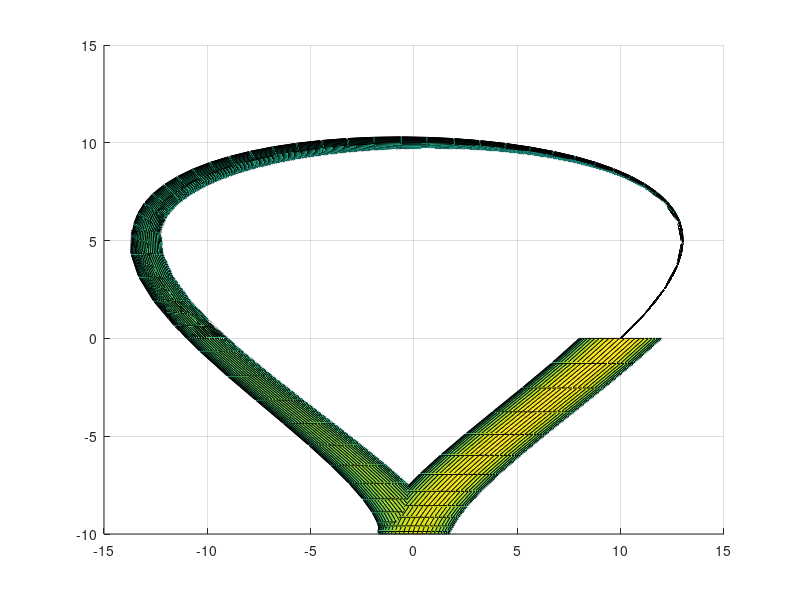

Write MATLAB code to recreate this figure.
grid on

x = linspace(0, 3.14, 100);
y = sin(x);
a = [1:100];

%plot(x, y.*a);

t = linspace(0, 50, 100)
x = t .* cos(t);
y = t .* sin(t);

hold on
% hold off
%polar(t, x)
%polar(t, y)
%polar(t, sin(4 * t))
p = 0.5;
%comet(x, y, p)
%bar(x);
%hist(x);
hold off
%plot3(x, y, t);
[X, Y] = meshgrid([-3:0.25:3], [-3:0.25:3]);
Z = sin(X) .* sin(Y);

%{
colormap(bone)
shading flat
subplot(2, 3, 1);
mesh(X, Y, Z);
title('Pidger')
xlabel('Chin chopa Hook Shopa')
ylabel('Dobryak Duf')
zlabel('Pudge s basherom')

subplot(2, 3, 5);
surf(X, Y, Z);
title('Bucher')
xlabel('Buchka')
ylabel('Rudge')
zlabel('Paidger')

subplot(2, 3, 3);
surfl(X, Y, Z);
title('Al Padgino')
xlabel('Hooker')
ylabel('Pidgak')
zlabel('Pudge s momom')

alpha(0)
view(45, 45)
%}

%{
u = linspace(0, 2 * pi, 40);
v = linspace(0, 2 * pi, 20);
[U, V] = meshgrid(u, v);

x = (5 + 2 * cos(V)) .* cos(U);
y = (5 + 2 * cos(V)) .* sin(U);
z = 2 .* sin(V);

surf(x, y, z)
axis([-10 10 -10 10 -10 10])
%}

%{
u = linspace(0, 2 * pi, 50);
v = linspace(-0.1, 0.1, 50);
[U, V] = meshgrid(u, v);

x = cos(U) + V .* cos(U / 2) .* cos(U);
y = sin(U) + V .* cos(U / 2) .* sin(U);
z = V * sin(U / 2);

surf(x, y, z)
%}

hold on
a = 10; b = 10;
u = linspace(0, pi, 50);
v = linspace(0, 2 * pi, 50);
[U, V] = meshgrid(u, v);
r = 1 - cos(U ./ 2);

x = a .* cos(U) .* (1 + sin(U)) + r .* cos(U) .* cos(V);
y = b .* sin(U) + r .* sin(U) .* cos(V);
z = r .* sin(V);

surf(x, y, z)

u = linspace(0, 2 * pi, 50);
v = linspace(0, 2 * pi, 50);
[U, V] = meshgrid(u, v);
r = 1 - cos(U ./ 2);

x = a .* cos(U) .* (1 + sin(U)) + r .* cos(V + pi);
y = b .* sin(U);
z = r .* sin(V);

surf(x, y, z)



